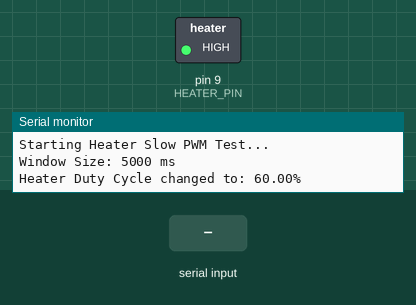
Recording of a sketch running on a simulated Arduino Uno, built with avr-gcc and run on an emulated ATmega328P. Parts: switched loads named in the sketch (green lamp = pin HIGH), the last lines printed to the serial monitor. The test bench sets the inputs (shaded band).

Above: at 3.2 s.
3.3 s: "30,150\n" received over Serial
At 3.9 s:
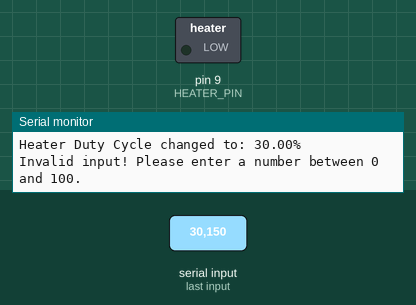
Timing chart, 0 to 10.0 s (numbered marks = the images above; inputs shaded):
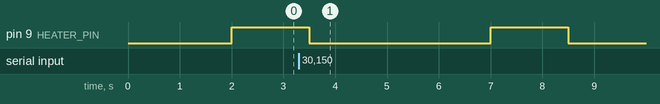

The sketch:

test_heater_slow_pwm.ino
```cpp
// Heater Time-Proportional PWM Test
// Board: Arduino UNO R4 WiFi
// Output: D9 (connected via MOSFET to Heater)
//
// Method: Software Time-Proportional PWM
// Principle: Within a fixed 'window' (e.g., 5 seconds), the heater is turned ON for a proportional amount of time.
// Example for 60%:
//   - 5000ms * 60% = 3000ms ON
//   - 5000ms * 40% = 2000ms OFF

const int HEATER_PIN = 9;

unsigned long windowStartTime;
const unsigned long WINDOW_SIZE = 5000; // 5000 milliseconds (5 seconds)
float dutyCyclePercentage = 0.0;        // Example: 0.60 for 60% (Start at 0%)

void setHeaterDuty(float percent) {
  // Clamp value between 0.0 and 1.0
  if (percent < 0.0) percent = 0.0;
  if (percent > 1.0) percent = 1.0;

  dutyCyclePercentage = percent;

  Serial.print("Heater Duty Cycle changed to: ");
  Serial.print(dutyCyclePercentage * 100);
  Serial.println("%");
}

void setup() {
  Serial.begin(115200);
  pinMode(HEATER_PIN, OUTPUT);
  digitalWrite(HEATER_PIN, LOW); // Start with heater OFF

  delay(2000); // Give time to open Serial Monitor
  Serial.println("Starting Heater Slow PWM Test...");
  Serial.print("Window Size: ");
  Serial.print(WINDOW_SIZE);
  Serial.println(" ms");

  windowStartTime = millis();

  // ----- TEST SCENARIO -----
  // In a real application, this value comes from a PID controller or similar logic.
  // For the test, we hardcode it to 60%.
  setHeaterDuty(0.60);
}

void loop() {
  unsigned long currentTime = millis();
  unsigned long timeInWindow = currentTime - windowStartTime;

  // Calculate how long the heater should be ON in this window
  unsigned long onTime = (unsigned long)(WINDOW_SIZE * dutyCyclePercentage);

  // Time-Proportional Logic:
  if (timeInWindow < onTime) {
    digitalWrite(HEATER_PIN, HIGH);
  } else {
    digitalWrite(HEATER_PIN, LOW);
  }

  // If the window has expired, reset the window start time
  if (timeInWindow >= WINDOW_SIZE) {
    windowStartTime += WINDOW_SIZE;

    // Optional debug output every window cycle
    // Serial.print("Window Reset. Current Time: ");
    // Serial.println(currentTime);
  }

  // ----- DYNAMIC TEST INPUT -----
  // You can test different duty cycles by opening the Serial Monitor and typing a number between 0 and 100.
  if (Serial.available() > 0) {
    int inputVal = Serial.parseInt();
    // Flush newline characters if any
    while (Serial.available() > 0) { Serial.read(); }

    if (inputVal >= 0 && inputVal <= 100) {
      setHeaterDuty(inputVal / 100.0);
    } else {
      Serial.println("Invalid input! Please enter a number between 0 and 100.");
    }
  }
}
```

test_pump_pwm.ino
```cpp

```
